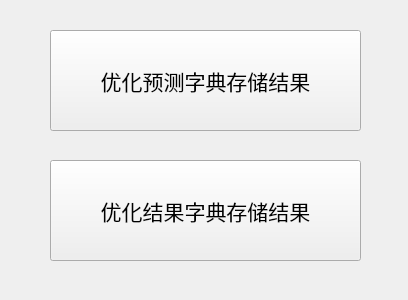
<?xml version="1.0" encoding="UTF-8"?>
<ui version="4.0">
 <class>Form</class>
 <widget class="QWidget" name="Form">
  <property name="geometry">
   <rect>
    <x>0</x>
    <y>0</y>
    <width>408</width>
    <height>300</height>
   </rect>
  </property>
  <property name="windowTitle">
   <string>Form</string>
  </property>
  <widget class="QPushButton" name="pushButton">
   <property name="geometry">
    <rect>
     <x>50</x>
     <y>30</y>
     <width>311</width>
     <height>101</height>
    </rect>
   </property>
   <property name="font">
    <font>
     <family>書體坊顏體㊣</family>
     <pointsize>16</pointsize>
    </font>
   </property>
   <property name="text">
    <string>优化预测字典存储结果</string>
   </property>
  </widget>
  <widget class="QPushButton" name="pushButton_2">
   <property name="geometry">
    <rect>
     <x>50</x>
     <y>160</y>
     <width>311</width>
     <height>101</height>
    </rect>
   </property>
   <property name="font">
    <font>
     <family>書體坊顏體㊣</family>
     <pointsize>16</pointsize>
    </font>
   </property>
   <property name="text">
    <string>优化结果字典存储结果</string>
   </property>
  </widget>
 </widget>
 <resources/>
 <connections/>
</ui>
